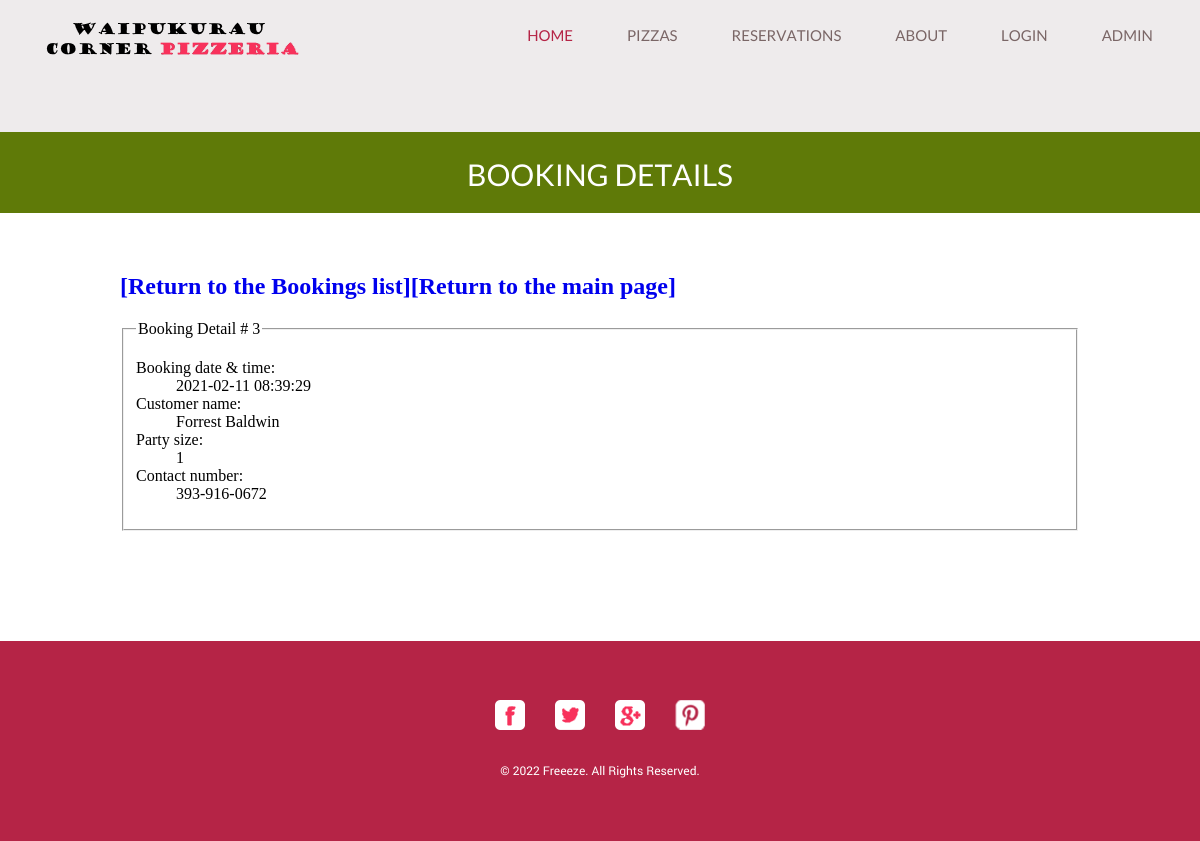
The page /viewbooking.php?id=3 (signed in) on the database its author committed.
### tables this page shows
CREATE TABLE IF NOT EXISTS booking (
  bookingID int unsigned NOT NULL auto_increment,
  customerID int unsigned NOT NULL,
  telephone varchar(14) NOT NULL,
  bookingdate datetime,
  people int default 1,
  PRIMARY KEY (bookingID)
) AUTO_INCREMENT=1;

CREATE TABLE IF NOT EXISTS customer (
  customerID int unsigned NOT NULL auto_increment,
  firstname varchar(50) NOT NULL,
  lastname varchar(50) NOT NULL,
  email varchar(100) NOT NULL,  
  password varchar(40) NOT NULL default '.',
  PRIMARY KEY (customerID)
) AUTO_INCREMENT=1;

### viewbooking.php (the view, shortened to what this page needs)
<?php
include "header.php";
include "menu.php";
$DBC = mysqli_connect("127.0.0.1", DBUSER, DBPASSWORD, DBDATABASE);
$id = $_GET['id'];
$query =
  'SELECT bookingdate, people, telephone, firstname, lastname
  FROM booking, customer
  WHERE booking.customerID = customer.customerID
  AND bookingID=' . $id;
$result = mysqli_query($DBC, $query);
$rowcount = mysqli_num_rows($result);
$row = mysqli_fetch_assoc($result);
?>
<div id="body">
  <div class="header">
    <div>
      <h1>Booking Details</h1>
    </div>
  </div>
  <div class="footer">
    <h2><a href='listbookings.php'>[Return to the Bookings list]</a><a href='index.php'>[Return to the main page]</a>
    </h2>
    <?php
    if ($rowcount > 0) {
      $date = $row['bookingdate'];
      $people = $row['people'];
      $customer = $row['firstname'] . " " . $row['lastname'];
      $contact = $row['telephone'];
    ?>
    <fieldset>
      <legend>Booking Detail # <?php echo $id; ?></legend>
      <dl>
        <dt>Booking date & time:</dt>
        <dd><?php echo $date; ?></dd>
        <dt>Customer name:</dt>
        <dd><?php echo $customer; ?></dd>
        <dt>Party size:</dt>
        <dd><?php echo $people; ?></dd>
        <dt>Contact number:</dt>
        <dd><?php echo $contact; ?></dd>
      </dl>
    </fieldset>
    <?php
    } else {
      echo "<h2>No Booking With that ID Found!</h2>";
    }
    ?>
  </div>
  <?php
  include "footer.php";
  ?>

### css/style.css (style rules this page uses)
body { margin: 0; padding: 0; position: relative; width: auto; }
a { text-decoration: none; outline: none; }
#body { margin: 0; overflow: hidden; padding: 0; position: relative; width: 100%; }
#body div.header { background-color: #5F7A08; margin: 0 auto; max-width: none; overflow: hidden; padding: 0; }
#body div.header div { margin: 0 auto; max-width: 960px; padding: 0; }
#body div.header div h1 { color: #FFFFFF; font-family: lato-regular-webfont; font-size: 30px; font-weight: normal; line-height: 30px; margin: 0; padding: 28px 0 23px; text-align: center; text-transform: uppercase; }
#body div.footer { margin: 0 auto; max-width: 960px; overflow: hidden; padding: 40px 0 110px; }
#body div { margin: 0 auto; max-width: 960px; padding: 7px 0 57px; }

### rows shown on the page
booking: bookingdate "2021-02-11 08:39:29", customerID.lastname "Forrest Baldwin", people "1", telephone "393-916-0672"

### other values the page prints
$id "3"
